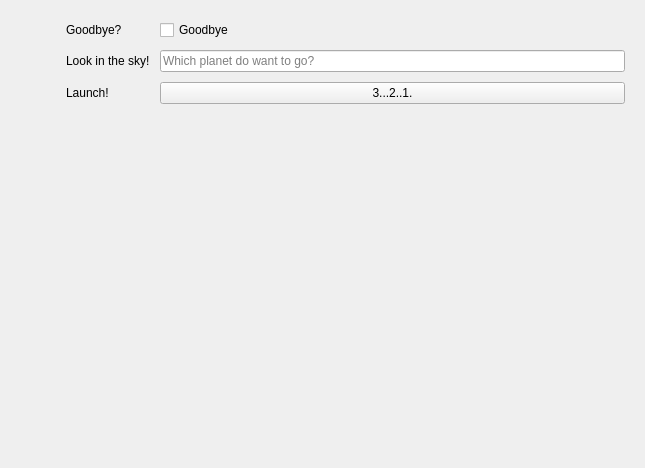
<?xml version="1.0" encoding="UTF-8"?>
<ui version="4.0">
 <class>ModuleSetting</class>
 <widget class="QWidget" name="ModuleSetting">
  <property name="geometry">
   <rect>
    <x>0</x>
    <y>0</y>
    <width>645</width>
    <height>468</height>
   </rect>
  </property>
  <property name="windowTitle">
   <string>Form</string>
  </property>
  <property name="layoutDirection">
   <enum>Qt::LeftToRight</enum>
  </property>
  <layout class="QHBoxLayout" name="horizontalLayout">
   <item>
    <layout class="QVBoxLayout" name="verticalLayout">
     <item>
      <widget class="QPushButton" name="pushButton_page1">
       <property name="text">
        <string/>
       </property>
       <property name="icon">
        <iconset resource="../DongliTeahouse.qrc">
         <normaloff>:/white/white_settings.svg</normaloff>:/white/white_settings.svg</iconset>
       </property>
       <property name="iconSize">
        <size>
         <width>32</width>
         <height>32</height>
        </size>
       </property>
       <property name="flat">
        <bool>true</bool>
       </property>
      </widget>
     </item>
     <item>
      <widget class="QPushButton" name="pushButton_page2">
       <property name="text">
        <string/>
       </property>
       <property name="icon">
        <iconset resource="../DongliTeahouse.qrc">
         <normaloff>:/white/white_hard-drive.svg</normaloff>:/white/white_hard-drive.svg</iconset>
       </property>
       <property name="iconSize">
        <size>
         <width>32</width>
         <height>32</height>
        </size>
       </property>
       <property name="flat">
        <bool>true</bool>
       </property>
      </widget>
     </item>
     <item>
      <spacer name="verticalSpacer">
       <property name="orientation">
        <enum>Qt::Vertical</enum>
       </property>
       <property name="sizeHint" stdset="0">
        <size>
         <width>20</width>
         <height>40</height>
        </size>
       </property>
      </spacer>
     </item>
    </layout>
   </item>
   <item>
    <widget class="QStackedWidget" name="stackedWidget">
     <property name="currentIndex">
      <number>0</number>
     </property>
     <widget class="QWidget" name="page">
      <layout class="QGridLayout" name="gridLayout">
       <property name="spacing">
        <number>10</number>
       </property>
       <item row="2" column="1">
        <widget class="QLineEdit" name="lineEdit">
         <property name="placeholderText">
          <string>Which planet do want to go?</string>
         </property>
        </widget>
       </item>
       <item row="0" column="0">
        <widget class="QLabel" name="label">
         <property name="text">
          <string>Goodbye?</string>
         </property>
        </widget>
       </item>
       <item row="0" column="1">
        <widget class="QCheckBox" name="checkBox">
         <property name="text">
          <string>Goodbye</string>
         </property>
        </widget>
       </item>
       <item row="4" column="0">
        <widget class="QLabel" name="label_3">
         <property name="text">
          <string>Launch!</string>
         </property>
        </widget>
       </item>
       <item row="2" column="0">
        <widget class="QLabel" name="label_2">
         <property name="text">
          <string>Look in the sky!</string>
         </property>
        </widget>
       </item>
       <item row="4" column="1">
        <widget class="QPushButton" name="pushButton">
         <property name="text">
          <string>3...2..1.</string>
         </property>
        </widget>
       </item>
       <item row="5" column="1">
        <spacer name="verticalSpacer_2">
         <property name="orientation">
          <enum>Qt::Vertical</enum>
         </property>
         <property name="sizeHint" stdset="0">
          <size>
           <width>20</width>
           <height>40</height>
          </size>
         </property>
        </spacer>
       </item>
      </layout>
     </widget>
     <widget class="QWidget" name="page_2">
      <widget class="QLabel" name="label_4">
       <property name="geometry">
        <rect>
         <x>110</x>
         <y>90</y>
         <width>251</width>
         <height>151</height>
        </rect>
       </property>
       <property name="text">
        <string>This is Page 2</string>
       </property>
      </widget>
     </widget>
    </widget>
   </item>
  </layout>
 </widget>
 <resources>
  <include location="../DongliTeahouse.qrc"/>
 </resources>
 <connections/>
</ui>
